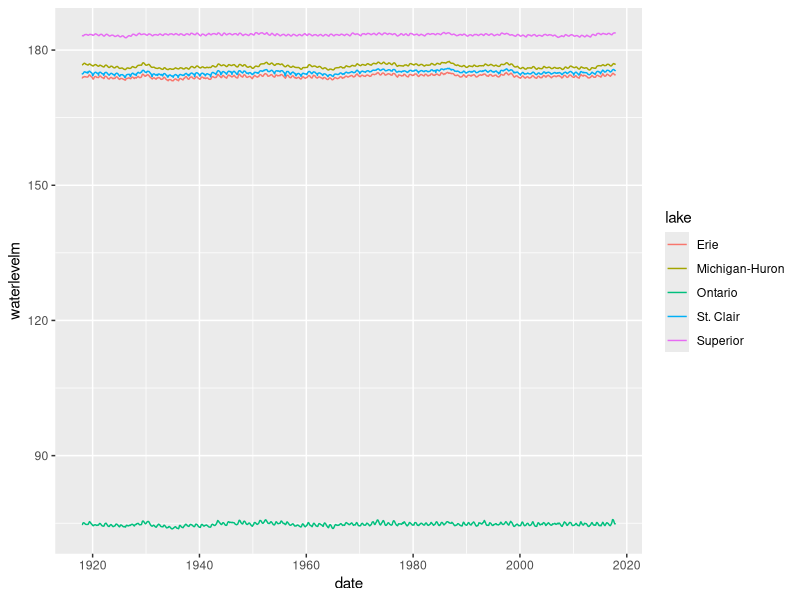
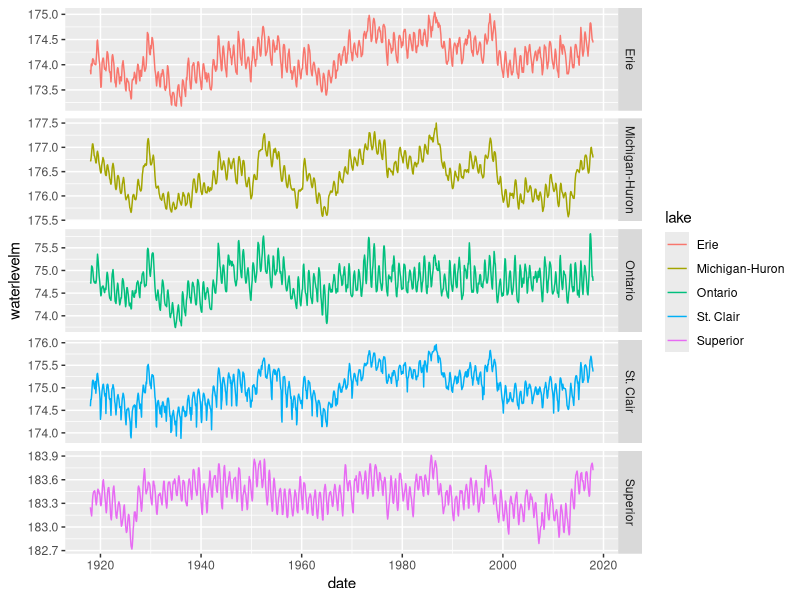
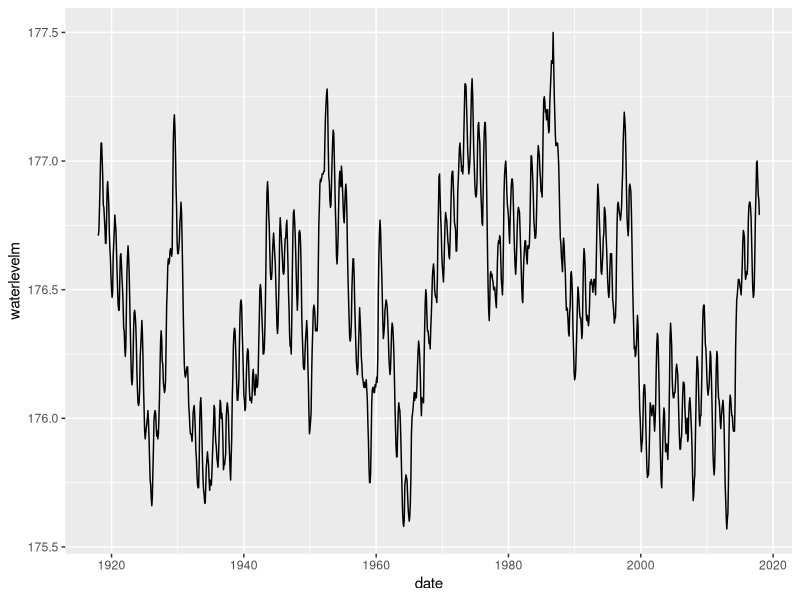
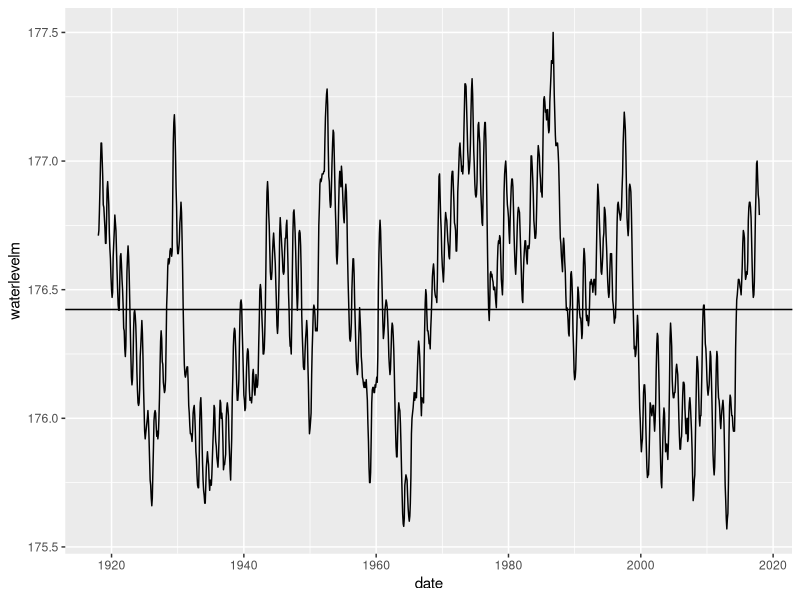

These charts were generated, in order, by the following R code: (Note: this script raises an error after producing the figures.)
## ---- chunk 1
library(readr)
library(lubridate)
library(stringr)
library(tidyr)
library(dplyr)
library(ggplot2)

## ---- chunk 2
# Top 12 lines are meta-data
GLHYD_data_metric <- read_csv("GLHYD_data_metric.csv", skip = 12)
## ---- chunk 3
GLHYD_data_metric$date <- as.POSIXct(str_c(GLHYD_data_metric$month, " 1, ",
                                                GLHYD_data_metric$year),
                                          format="%b %d, %Y")
## ---- chunk 4
glhyd <- GLHYD_data_metric %>%
  gather(3:7, key = "lake", value = "waterlevelm") %>%
  select(3:5)

glhyd
## ---- chunk 5
ggplot(glhyd) + geom_line(aes(x=date, y = waterlevelm, colour = lake))
## ---- chunk 6
ts_all <- ggplot(glhyd) + geom_line(aes(x=date, y = waterlevelm, colour = lake)) + 
  facet_grid(lake~., scales = "free")

ts_all
## ---- chunk 7
glhyd_stats <- glhyd %>%
  group_by(lake) %>%
  summarize(
    mean_level = mean(waterlevelm),
    sd_level = sd(waterlevelm),
    min_level = min(waterlevelm),
    max_level = max(waterlevelm),
    p05_level = quantile(waterlevelm, 0.05),
    p95_level = quantile(waterlevelm, 0.95)
  )

glhyd_stats
## ---- chunk 8
glhyd_huron <- glhyd %>%
  filter(lake == 'Michigan-Huron')

glhyd_stats_huron <- glhyd_stats %>%
  filter(lake == 'Michigan-Huron')
## ---- chunk 9
ggplot(glhyd_huron, aes(x = date, y = waterlevelm)) +
  geom_line()
## ---- chunk 10
ggplot(glhyd_huron, aes(x = date, y = waterlevelm)) +
  geom_line() + geom_hline(yintercept = glhyd_stats_huron$mean_level)
## ---- chunk 11
glhyd_stats2 <- glhyd %>%
  filter(lake == 'Michigan-Huron') %>%
  group_by(lake) %>%
  summarize(
    waterlevelm = mean(waterlevelm),
    sd_level = sd(waterlevelm),
    min_level = min(waterlevelm),
    max_level = max(waterlevelm),
    p05_level = quantile(waterlevelm, 0.05),
    p95_level = quantile(waterlevelm, 0.95)
  )

glhyd_stats2
## ---- chunk 12
ggplot(glhyd_huron, aes(x = date, y = waterlevelm)) +
  geom_line() + geom_line(data = glhyd_stats2, aes(y = waterlevelm))
## ---- chunk 13
glhyd_ts_stats <- merge(x = glhyd, y = glhyd_stats) %>%
  arrange(lake, date)
## ---- chunk 14
ggplot(glhyd_ts_stats, aes(x = date, y = waterlevelm, colour = lake)) +
  facet_grid(lake ~ ., scales = "free") +
  geom_line() + 
  geom_line(aes(y = mean_level)) + 
  geom_line(linetype = "dashed", aes(y = p05_level)) + 
  geom_line(linetype = "dashed", aes(y = p95_level))
## ---- chunk 15
glhyd %>%
  filter(lake == 'Michigan-Huron') %>%
  ggplot() + geom_line(aes(x=date, y = waterlevelm)) +
  labs(x = 'Year', y = 'Water level (m)') +
  geom_hline(yintercept = mean(y))
